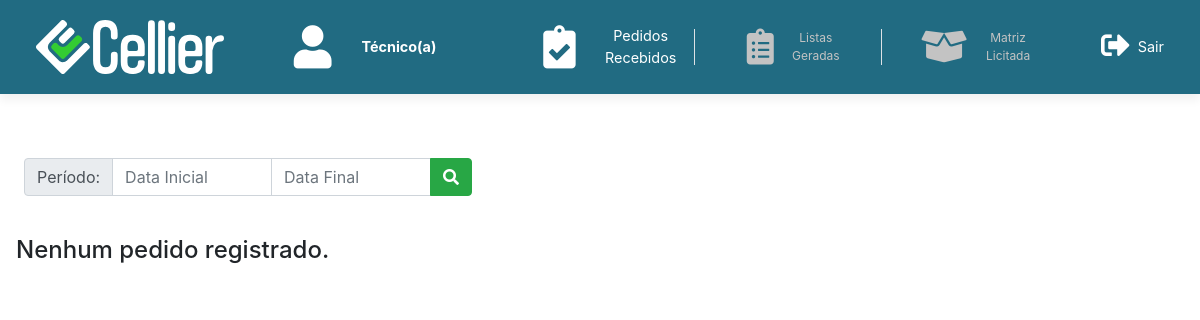
Page /home/tec (signed in) on the earlier database version.
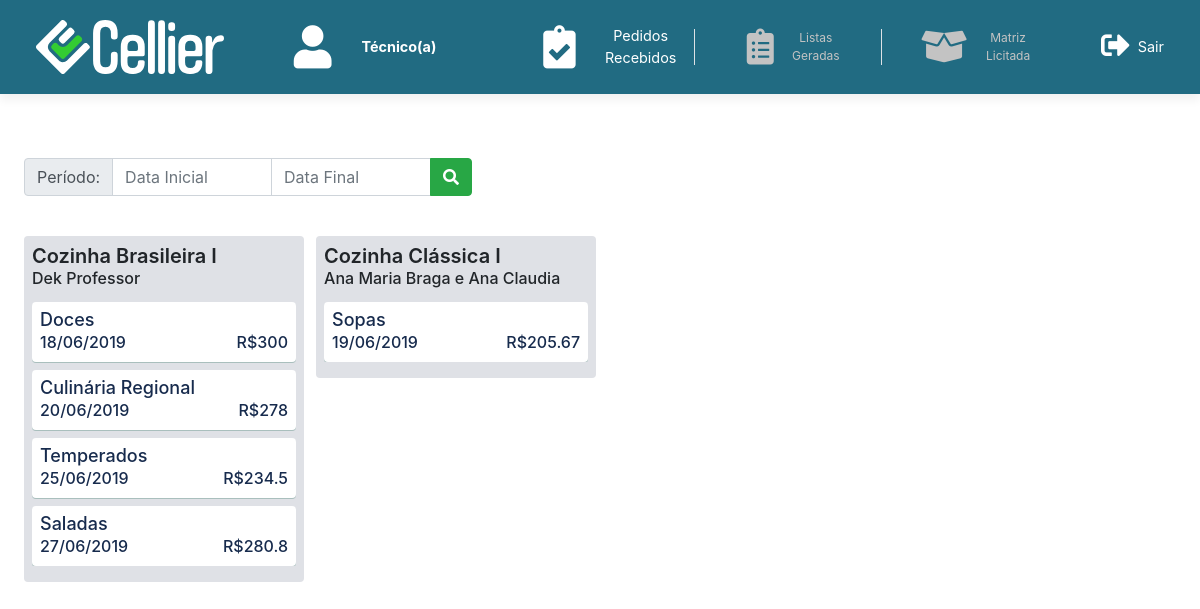
Same page on the later database version.
### tables this page shows
CREATE TABLE IF NOT EXISTS `oferta` (
  `ID` int(10) UNSIGNED NOT NULL AUTO_INCREMENT,
  `disciplina_ID` varchar(10) NOT NULL,
  `COR` tinyint(3) UNSIGNED NOT NULL DEFAULT '0',
  `ANO` year(4) NOT NULL,
  `SEMESTRE` tinyint(3) UNSIGNED NOT NULL,
  `QTDE_ALUNOS` tinyint(3) UNSIGNED NOT NULL,
  `QTDE_AULAS` tinyint(3) UNSIGNED NOT NULL,
  `SALDO` float NOT NULL,
  `ENVIADO` tinyint(1) NOT NULL DEFAULT '0',
  PRIMARY KEY (`ID`),
  KEY `disciplina_ID` (`disciplina_ID`)
);

CREATE TABLE IF NOT EXISTS `disciplina` (
  `ID` varchar(10) NOT NULL,
  `NOME` varchar(100) NOT NULL,
  `SALDO` float NOT NULL DEFAULT '2000',
  PRIMARY KEY (`ID`)
);

CREATE TABLE IF NOT EXISTS `aula` (
  `ID` int(10) UNSIGNED NOT NULL AUTO_INCREMENT,
  `oferta_ID` int(10) UNSIGNED NOT NULL,
  `TITULO` varchar(100) NOT NULL,
  `OBSERVACAO` varchar(300) DEFAULT NULL,
  `CUSTO` float NOT NULL,
  `DIA_ENTREGA` date NOT NULL,
  `INDEX_AULA` tinyint(3) UNSIGNED NOT NULL,
  PRIMARY KEY (`ID`),
  KEY `oferta_ID` (`oferta_ID`)
);

### inc/database.php (called while the page is built, shortened)
<?php
function open_database() {
	try {
		$conn = new mysqli(DB_HOST, DB_USER, DB_PASSWORD, DB_NAME);
		$conn->set_charset('utf8');
		return $conn;
	} catch (Exception $e) {
		echo $e->getMessage();
		return null;
	}
}
function pesquisar($tabela = null, $id = null) {
	$db = open_database();
	$encontrado = null;
	try {
		if ($id) {
			$sql = "SELECT * FROM " . $tabela . " WHERE ID = '" . $id ."';";
			$resultado = mysqli_query($db, $sql);
			if ($resultado->num_rows > 0) {
				$encontrado = mysqli_fetch_array($resultado);
			}
		} else {
      $sql = "SELECT * FROM " . $tabela;
      $resultado = mysqli_query($db, $sql);
      if ($resultado->num_rows > 0) {
        $encontrado = mysqli_fetch_all($resultado, MYSQLI_ASSOC);
      }
    }
	} catch (Exception $e) {
    $_SESSION['mensagem'] = $e->getMessage();
    $_SESSION['tipo'] = 'danger';
  }
  return $encontrado;
}
function pesquisar_todos( $tabela ) {
  return pesquisar( $tabela );
}
?>

### home/tec/functions.php (called while the page is built, shortened)
<?php
function carregarOfertas() {
	$ofertas = pesquisar_todos('oferta');
}
function pesquisarAulas($id = null) {
	$db = open_database();
	$sql = "SELECT * FROM aula WHERE oferta_ID = '" . $id . "';";
	$resultado = mysqli_query($db, $sql);
	$encontrado = mysqli_fetch_all($resultado, MYSQLI_ASSOC);
	return $encontrado;
}
function pesquisarProfessorNome($id = null) {
	$db = open_database();
	$professor = null;
	$sql = "SELECT * FROM oferta_professor WHERE oferta_ID = " . $id;
	$resultado = mysqli_query($db, $sql);
	if ($resultado->num_rows > 0) {
		foreach ($resultado as $prof) {
			$sql = "SELECT * FROM professor WHERE autenticacao_ID = " . $prof['professor_autenticacao_ID'];
			$resultado2 = mysqli_query($db, $sql);
			$encontrado = mysqli_fetch_array($resultado2);
			$professor .= $encontrado['NOME'] . " e ";
		}
		$professor = substr($professor, 0, -3);
	}
	return $professor;
}
?>

### home/tec/index.php (the view, shortened to what this page needs)
<?php
require_once('functions.php');
carregarOfertas();
include(HEADER_TEMPLATE);
include(HEADER_MENU);
?>
<div class="board">
	<form style="width: 40vw;">
		<div class="input-group m-2 p-3">
			<div class="input-group-prepend">
				<span class="input-group-text">Período:</span>
			</div>
			<input type="text" class="form-control" id="dataInicial" placeholder="Data Inicial" onfocus="(this.type='date')">
			<input type="text" class="form-control" id="dataFinal" placeholder="Data Final" onfocus="(this.type='date')">
			<div class="input-group-append">
				<button class="btn btn-success" type="button" id="filterPedido"><i class="fa fa-search"></i></button>
			</div>
		</div>
	</form>
	<div class="board-content">
		<div class="p-3" id="boardPedidos">
			<?php if ($ofertas) : ?>
				<?php foreach ($ofertas as $oferta) : ?>
					<?php if ($oferta['ENVIADO']) : ?>
						<?php $disciplina = pesquisar('disciplina', $oferta['disciplina_ID']); ?>
			<div class="pedido-coluna text-left">
				<div class="pedido-conteudo">
					<div class="pedido-header">
						<h2 class="nome-disciplina"><?php echo $disciplina['NOME']; ?></h2>
						<h3 class="nome-professor"><?php echo pesquisarProfessorNome($oferta['ID']); ?></h3>
					</div>
					<div class="pedido-body">
						<?php $aulas = pesquisarAulas($oferta['ID']); ?>
						<?php foreach ($aulas as $aula) : ?>
						<a href="#" class="btn-aula" data-aula="<?php echo $aula['DIA_ENTREGA']; ?>">
							<h4 class="nome-aula"><?php echo $aula['TITULO']; ?></h4>
							<h5 class="data-aula detalhe-aula"><?php echo date_format(date_create($aula['DIA_ENTREGA']), 'd/m/Y'); ?></h5>
							<h5 class="custo-aula detalhe-aula text-right">R$<?php echo $aula['CUSTO'] ?></h5>
						</a>
						<?php endforeach; ?>
					</div>
					<div class="pedido-footer">
					</div>
				</div>
			</div>
					<?php endif; ?>
				<?php endforeach; ?>
			<?php else : ?>
				<h4>Nenhum pedido registrado.</h4>
			<?php endif; ?>
		</div>
	</div>
</div>
<?php
include(FOOTER_TEMPLATE);
?>

### inc/header.php (shortened to what this page needs)
<!DOCTYPE html>
<html lang="pt-br">
<head>
	<link rel="stylesheet" href="<?php echo BASEURL; ?>css/bootstrap.min.css">
	<link rel="stylesheet" href="https://use.fontawesome.com/releases/v5.8.2/css/all.css">
	<link rel="stylesheet" type="text/css" href="<?php echo BASEURL; ?>css/header-footer.css">
	<link rel="stylesheet" type="text/css" href="<?php echo BASEURL; ?>css/style.css">
	<link rel="stylesheet" type="text/css" href="<?php echo BASEURL; ?>css/animate.css">
	<link rel="stylesheet" type="text/css" href="<?php echo BASEURL; ?>css/select2.css">
    <link rel="stylesheet" type="text/css" href="<?php echo BASEURL; ?>css/select2-bootstrap-theme.css">
</head>
<body>

### inc/header-menu.php (shortened to what this page needs)
<?php
$cargo = $_SESSION['cargo'];
?>
<header id="header" class="mb-5">
	<div class="row d-flex align-items-center text-center" id="header-container">
		<div class="col-2 p-0 text-left" id="logo">
			<a href="index.php">
				<img src="<?php echo BASEURL; ?>img/logo-white.svg">
			</a>
		</div>
		<div class="col-3 p-0 text-center" id="btn-user">
			<div class="row d-inline-flex flex-nowrap align-items-center text-white">
				<div class="col">
					<i class="fas fa-user fa-3x"></i>
				</div>
				<div class="col text-left">
					<p class="mb-0"><strong><?php echo $cargo ?></strong></p>
				</div>
			</div>
		</div>
		<div class="col-2 p-0">
			<?php if ($cargo == 'Técnico(a)') : ?>
			<a href="index.php" class="btn-menu" id="btn-1">
				<div class="row d-inline-flex flex-nowrap align-items-center">
					<div class="col p-0">
						<i class="fas fa-clipboard-check fa-3x"></i>
					</div>
					<div class="col p-0">
						<p class="m-0"> Pedidos Recebidos</p>
					</div>
				</div>
			</a>
			<?php endif; ?>
		</div>
		<div class="col-2 p-0 border-left border-right" id="btn-2">
			<?php if ($cargo == 'Técnico(a)') : ?>
			<a href="#" class="btn-menu">
				<div class="row d-inline-flex flex-nowrap align-items-center">
					<div class="col p-0">
						<i class="fas fa-clipboard-list fa-3x"></i>
					</div>
					<div class="col p-0">
						<p class="m-0"> Listas Geradas</p>
					</div>
				</div>
			</a>
			<?php endif; ?>
		</div>
		<div class="col-2 p-0">
			<?php if ($cargo == 'Técnico(a)') : ?>
			<a href="matriz.php" class="btn-menu" id="btn-3">
				<div class="row d-inline-flex flex-nowrap align-items-center">
					<div class="col p-0">
						<i class="fas fa-box-open fa-3x"></i>
					</div>
					<div class="col p-0">
						<p class="m-0"> Matriz Licitada</p>
					</div>
				</div>
			</a>
			<?php endif; ?>
		</div>
		<div class="col-1 text-right p-0">
			<a href="<?php echo BASEURL; ?>login/logout.php">
				<div class="row d-inline-flex flex-nowrap align-items-center">
					<div class="col p-2">
						<i class="fas fa-sign-out-alt fa-2x"></i>
					</div>
					<div class="col p-0">
						<p class="m-0"> Sair </p>
					</div>
				</div>
			</a>
		</div>
	</div>
</header>

### inc/footer.php (shortened to what this page needs)
</body>
</html>

### css/style.css (style rules this page uses)
:root { --blue-sapphire: #216B82; --cyan-cornflower: #1A82B7; --lime-green: #33CC33; --safety-orange: #FF6700; --isabelline: #EBEBEB; }
body { margin: 0; padding: 0; font-size: 1.2vw; height: 100vh; }
.row { margin: 0; }
a { color: white; }
#header { position: relative; top: 0px; padding: 20px 0; width: 100%; height: auto; transition: all 0.5s; z-index: 997; background: var(--blue-sapphire); box-shadow: 0px 6px 9px 0px rgba(0, 0, 0, 0.06); }
#header #logo img { padding: 0; max-width: 200px; min-width: 120px; }
#header-container { width: 94vw; margin: auto; }
.btn-menu { font-size: 1vw; color: #c3c3c3; }
.btn-menu:hover, .btn-menu:active, .btn-menu:focus, .menu-active { color: white; font-size: 1.2vw; outline: none; text-decoration: underline; }
.board-content { position: relative; height: 66vh; flex-grow: 1; }
#boardPedidos { -webkit-user-select: none; -moz-user-select: none; -ms-user-select: none; user-select: none; white-space: nowrap; margin-bottom: 8px; overflow-x: auto; overflow-y: hidden; padding-bottom: 8px; position: absolute; top: 0; right: 0; bottom: 0; left: 0; }
.pedido-coluna { margin-left: 8px; width: 280px; height: 100%; box-sizing: border-box; display: inline-block; vertical-align: top; white-space: nowrap; }
.pedido-coluna:last-child { margin-right: 24px; }
.pedido-conteudo { background-color: #DFE1E6; border-radius: 4px; box-sizing: border-box; display: flex; flex-direction: column; max-height: 100%; position: relative; white-space: normal; }
.pedido-header { flex: 0 0 auto; padding: 10px 8px 8px; position: relative; min-height: 20px; }
.nome-disciplina { font-size: 20px; line-height: 20px; font-weight: 600; margin: 0 0 4px; }
.nome-professor { font-size: 16px; line-height: 16px; margin: 0 0 8px; }
.pedido-body { flex: 1 1 auto; overflow-y: auto; overflow-x: hidden; margin: 0 4px; padding: 0 4px; z-index: 1; min-height: 0; }
.pedido-body > a:last-child { margin-bottom: 0; }
.btn-aula { background-color: #fff; border-radius: 4px; box-shadow: 0 1px 0 rgba(9, 90, 66, .25); color: #172b4d;; cursor: pointer; display: block; margin-bottom: 8px; max-width: 300px; min-height: 20px; position: relative; text-decoration: none; z-index: 0; padding: 8px; }
.nome-aula { clear: both; display: block; margin: 0 0 4px; overflow: hidden; text-decoration: none; word-wrap: break-word; color: #172B4D; font-size: 18px; line-height: 20px; }
.detalhe-aula { display: block; margin: 0 0 4px; overflow: hidden; text-decoration: none; word-wrap: break-word; color: #172B4D; box-sizing: border-box; width: 50%; float: left; font-size: 16px; line-height: 16px; }
.pedido-footer { border-radius: 0 0 4px 4px; display: block; flex: 0 0 auto; padding: 8px; position: relative; text-decoration: none; }

Differences in the rows shown:
added oferta: disciplina_ID.NOME "Cozinha Brasileira I", ID "Dek Professor"
added aula: TITULO "Doces", DIA_ENTREGA "18/06/2019", CUSTO "300", shown under "Cozinha Brasileira I"
added aula: TITULO "Culinária Regional", DIA_ENTREGA "20/06/2019", CUSTO "278", shown under "Cozinha Brasileira I"
added aula: TITULO "Temperados", DIA_ENTREGA "25/06/2019", CUSTO "234.5", shown under "Cozinha Brasileira I"
added aula: TITULO "Saladas", DIA_ENTREGA "27/06/2019", CUSTO "280.8", shown under "Cozinha Brasileira I"
added oferta: disciplina_ID.NOME "Cozinha Clássica I", ID "Ana Maria Braga e Ana Claudia"
added aula: TITULO "Sopas", DIA_ENTREGA "19/06/2019", CUSTO "205.67", shown under "Cozinha Clássica I"
Other differences:
text no longer shown: "Nenhum pedido registrado."
